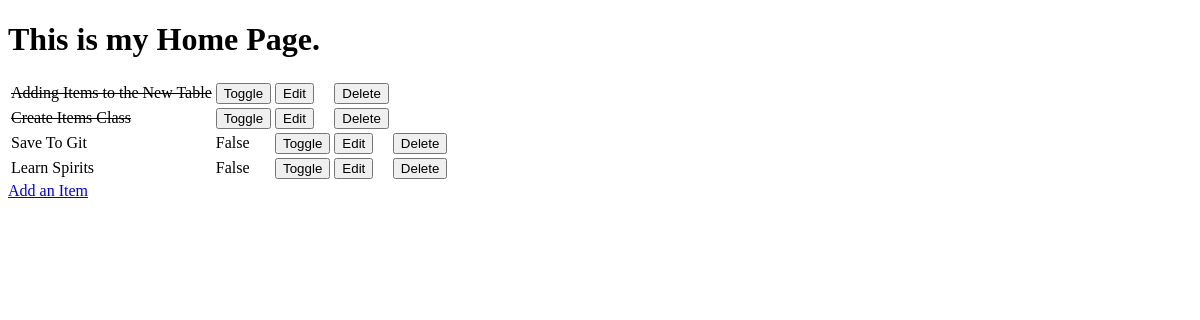
The app's page /, older data.
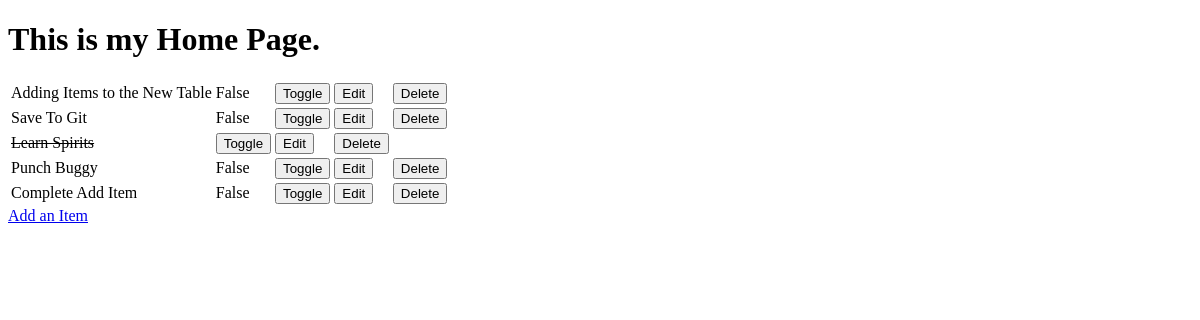
The same page, newer data.
### mini/models.py (models this page shows, shortened)
class Item(models.Model):
    name = models.CharField(max_length=50, null=False, blank=False)
    doen = models.BooleanField(null=False, blank=False, default=False)

### mini/views.py (the view)
# urls.py: path('', views.home_page, name='home'),
def home_page(request):
    items = Item.objects.all()
    context = {
        'items': items
    }
    return render(request, 'mini/home.html', context)

### mini/templates/mini/home.html (shortened to what this page needs)
<!DOCTYPE html>
<html lang="en">
<head>
</head>
<body>
    <h1>This is my Home Page.</h1>
    <table>
        {% for item in items%}
        <tr>
            {% if item.doen %}
                <td><strike>{{ item.name }}</strike></td>
            {% else %}
                <td>{{ item.name }}</td>
                <td>{{ item.doen  }}</td>
            {% endif %}
            <td>
                <a href="/toggle/{{ item.id }}">
                    <button>Toggle</button>
                </a>
            </td>
            <td>
                <a href="/edit/{{ item.id }}">
                    <button>Edit</button>
                </a>
            </td>
            <td>
                <a href="/delete/{{ item.id }}">
                    <button>Delete</button>
                </a>
            </td>
        </tr>
        {% empty %}
            <tr><td>You have nothing to do.</td></tr>
        {% endfor %}
    </table>
    <a href="/add">Add an Item</a>
</body>
</html>

Row changes from the older to the newer data that the page shows:
removed Item: name "Create Items Class"
changed Item "Adding Items to the New Table": doen (not shown) → "False"
changed Item "Learn Spirits": doen "False" → (not shown)
added Item: name "Punch Buggy", doen "False"
added Item: name "Complete Add Item", doen "False"
